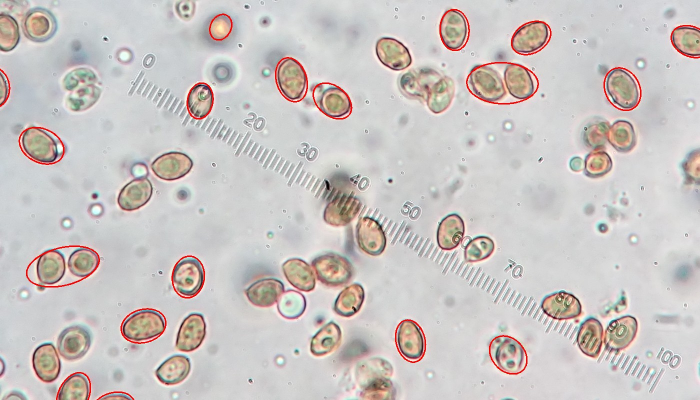
#> input picture tests/data/sample_ruler.jpg, 1400 x 800 px (shown at 1/2 size)
$ python -i calibration.py   (imports and definitions only)
#> lines starting #> are read from the running program, lines starting #| are printed output that depends on the picture; after the words box and inside, x2 and y2 are one past the last pixel; in counts of white or black regions, pixels touching at a corner belong together
### src/spore_size/colour.py
"""Photos with a strong colour cast (camera white balance far off).

The rest of the pipeline expects a near-neutral background: the scale bar
is found as colourless edges, spores by their yellow-brown and red-brown
colours. With a strong cast (e.g. a deep yellow background) every pixel is
saturated, and one channel can be nearly empty (blue ~0) while another is
clipped (red at 255).

Such photos are detected from the background colour. The scale bar is then
found in the single most informative channel, and the photo is corrected to
a neutral background in optical density (OD = -log10(pixel / background),
i.e. how much light each object absorbs, per channel). The background is
a smooth surface fitted across the field of view, since the cast is often
uneven (yellower on one side, more orange on the other); a surface this
smooth follows the lighting but not spores or tissue. Green and red are
kept, blue is extrapolated from them (brown pigment absorbs more towards
blue: OD_blue = 2 OD_green - OD_red), and the image is rebuilt on a neutral
grey background. Red clipped at 255 in the background understates red
absorption, so the red OD is scaled so that the scale bar -- an opaque,
neutral object present in every photo -- absorbs equally in red and green,
the way a grey card is used to set white balance.
"""

from __future__ import annotations

from typing import Final

import cv2
import numpy as np
from numpy.typing import NDArray

from ._types import Calibration, Image
from .fov import find_fov_circle, fov_mask

#: background saturation (OpenCV HSV, 0-255) above which a photo has a colour
#: cast; normal photos' backgrounds are near grey (0-25)
CAST_SATURATION: Final = 80
#: grey level of the background in a corrected photo, like a normal photo's
CORRECTED_BACKGROUND: Final = 170.0
#: bounds on the red OD gain taken from the scale bar
RED_GAIN_LIMITS: Final = (1.0, 4.0)


def background_colour(img_bgr: Image) -> NDArray[np.float64]:
    """Return the median BGR colour of the field of view (mostly background)."""
    gray = cv2.cvtColor(img_bgr, cv2.COLOR_BGR2GRAY)
    center, radius = find_fov_circle(gray)
    inner = fov_mask(gray.shape, center, radius, shrink=0.85) > 0
    return np.median(img_bgr[inner].astype(np.float64), axis=0)


def has_colour_cast(img_bgr: Image) -> bool:
    """Return True if the background is strongly coloured instead of near grey."""
    bg = np.clip(background_colour(img_bgr), 0, 255).astype(np.uint8)
    sat = cv2.cvtColor(bg.reshape(1, 1, 3), cv2.COLOR_BGR2HSV)[0, 0, 1]
    return bool(sat > CAST_SATURATION)


# [10 lines left out: function best_channel_image, not called in this run]


def _poly_terms(x: NDArray[np.float64], y: NDArray[np.float64]) -> NDArray[np.float64]:
    """Return the terms of a quadratic surface in x and y (scaled to about -1..1)."""
    return np.stack([np.ones_like(x), x, y, x * x, x * y, y * y], axis=-1)


# [67 lines left out: functions background_log_surface, _scale_bar_samples, correct_colour_cast, not called in this run]

### src/spore_size/fov.py
"""Detection of the circular microscope field of view (FOV)."""

from __future__ import annotations

import cv2
import numpy as np

from ._types import Image, Point
from .errors import PhotoRejected


def find_fov_circle(gray: Image, threshold: int = 20) -> tuple[Point, float]:
    """Return ((cx, cy), radius) of the bright circular field of view."""
    _, mask = cv2.threshold(gray, threshold, 255, cv2.THRESH_BINARY)
    cnts, _ = cv2.findContours(mask, cv2.RETR_EXTERNAL, cv2.CHAIN_APPROX_SIMPLE)
    if not cnts:
        raise RuntimeError("Could not locate the field of view (image is entirely dark)")
    c = max(cnts, key=cv2.contourArea)
    (x, y), radius = cv2.minEnclosingCircle(c)
    return (x, y), radius


def fov_mask(shape: tuple[int, ...], center: Point, radius: float, shrink: float = 1.0) -> Image:
    """Return a filled circular mask of the FOV, optionally shrunk by a factor."""
    out = np.zeros(shape[:2], np.uint8)
    cv2.circle(out, (int(center[0]), int(center[1])), int(radius * shrink), 255, -1)
    return out


# [16 lines left out: function check_micrograph, not called in this run]

### src/spore_size/calibration.py
"""Automatic calibration of the ocular-micrometer scale bar in a micrograph.

The scale bar is the diagonal "0....10....20....100" hatched ruler overlaid
on mushroom spore micrographs.

Pipeline:
 1. Locate the field-of-view circle, and the ruler as the densest blob of
    achromatic (low-saturation) edge pixels near the centre of the frame.
 2. Within that blob, find individual tick strokes with a probabilistic
    Hough transform and fit a line through their midpoints (PCA) to get an
    accurate angle + centre for the ruler.
 3. Rotate the image so the ruler is horizontal, take an intensity profile
    along it, and measure tick-to-tick spacing by peak detection. This is
    far more robust than trying to fit the whole line at once, because it
    only needs LOCAL periodicity, not a clean line across occluding spores.

Output: pixels-per-scale-unit for the image. Multiply by microns-per-unit
(1.0 for a standard 0-100 micron ocular scale -- ADJUST if your scale bar
uses a different convention) to get the microns-per-pixel calibration.
"""

from __future__ import annotations

from typing import Any

import cv2
import numpy as np
from numpy.typing import NDArray
from scipy.ndimage import gaussian_filter1d
from scipy.signal import find_peaks

from ._types import Calibration, Image, Point
from .colour import best_channel_image, has_colour_cast
from .errors import PhotoRejected
from .fov import find_fov_circle, fov_mask


def _achromatic_edges(img_bgr: Image, fov_center: Point, fov_radius: float) -> Image:
    """Return edge pixels that are colourless (like the ruler), inside the field of view."""
    hsv = cv2.cvtColor(img_bgr, cv2.COLOR_BGR2HSV)
    sat = hsv[:, :, 1]
    gray = cv2.cvtColor(img_bgr, cv2.COLOR_BGR2GRAY)

    inner_fov = fov_mask(img_bgr.shape, fov_center, fov_radius, shrink=0.85)
    low_sat = cv2.bitwise_and((sat < 35).astype(np.uint8) * 255, inner_fov)
    edges = cv2.Canny(gray, 40, 120)
    return cv2.bitwise_and(edges, edges, mask=low_sat)


def _ruler_region_mask(edges_achromatic: Image) -> Image:
    """Return a mask of the ruler: the largest region dense in colourless edges.

    Raises RuntimeError if no such region is found.
    """
    density = cv2.boxFilter((edges_achromatic > 0).astype(np.float32), -1, (25, 25))
    dense_mask = cv2.morphologyEx(
        (density > 0.10).astype(np.uint8) * 255, cv2.MORPH_CLOSE, np.ones((45, 45), np.uint8)
    )
    cnts, _ = cv2.findContours(dense_mask, cv2.RETR_EXTERNAL, cv2.CHAIN_APPROX_SIMPLE)
    if not cnts:
        raise RuntimeError("Could not locate ruler blob (no dense achromatic-edge region found)")
    best = max(cnts, key=cv2.contourArea)
    mask = np.zeros_like(dense_mask)
    cv2.drawContours(mask, [best], -1, 255, -1)
    return cv2.dilate(mask, np.ones((5, 5), np.uint8))


def _fit_ruler_line(edges_in_region: Image) -> dict[str, Any]:
    """Fit the ruler's centre line through the midpoints of its tick strokes.

    Returns a dict with angle_deg, center and n_ticks. Raises RuntimeError if
    too few tick segments are found.
    """
    lines = cv2.HoughLinesP(
        edges_in_region, 1, np.pi / 360, threshold=15, minLineLength=8, maxLineGap=2
    )
    if lines is None or len(lines) < 8:
        raise RuntimeError("Not enough tick segments detected to fit the ruler line")
    segs = lines.reshape(-1, 4)  # OpenCV 4 returns (N, 1, 4), OpenCV 5 returns (N, 4)
    mids = np.stack([(segs[:, 0] + segs[:, 2]) / 2, (segs[:, 1] + segs[:, 3]) / 2], axis=1)

    mean = mids.mean(axis=0)
    centered = mids - mean
    cov = centered.T @ centered
    evals, evecs = np.linalg.eigh(cov)
    direction = evecs[:, np.argmax(evals)]
    direction = direction / np.linalg.norm(direction)

    # drop points far off the fitted line (perpendicular outliers), refit centre
    perp = centered @ np.array([-direction[1], direction[0]])
    inlier = np.abs(perp) < max(3.0, 2.5 * np.std(perp))
    mids_in = mids[inlier]
    mean = mids_in.mean(axis=0)

    angle_deg = float(np.degrees(np.arctan2(direction[1], direction[0])))
    return {"angle_deg": angle_deg, "center": tuple(mean), "n_ticks": int(inlier.sum())}


def _regular_runs(peaks: NDArray[np.intp], px_per_tick: float, tol: float = 0.2) -> list[slice]:
    """Return slices of peaks covering each run of evenly spaced ticks."""
    ok = np.abs(np.diff(peaks) / px_per_tick - 1) < tol
    runs = []
    start = None
    for i, o in enumerate(ok):
        if o and start is None:
            start = i
        elif not o and start is not None:
            runs.append(slice(start, i + 1))
            start = None
    if start is not None:
        runs.append(slice(start, len(peaks)))
    return runs


def _longest_regular_run(peaks: NDArray[np.intp], px_per_tick: float, tol: float = 0.2) -> int:
    """Longest run of consecutive tick gaps within tol of the expected spacing."""
    runs = _regular_runs(peaks, px_per_tick, tol)
    return max((r.stop - r.start - 1 for r in runs), default=0)


def _fit_tick_spacing(peaks: NDArray[np.intp], px_per_tick: float) -> float:
    """Refine the tick spacing to sub-pixel precision.

    Tick positions are whole pixels, so the median gap is a whole number and
    can be off by up to half a pixel per tick (several percent). Instead, fit
    a straight line through the positions of the longest run of evenly spaced
    ticks against their tick number; its slope is the spacing.
    """
    runs = _regular_runs(peaks, px_per_tick)
    if not runs:
        return px_per_tick
    longest = max(runs, key=lambda r: r.stop - r.start)
    pos = peaks[longest].astype(float)
    if len(pos) < 3:
        return px_per_tick
    index = np.arange(len(pos))
    slope = np.polyfit(index, pos, 1)[0]
    return float(slope)


def _strip_ticks(
    rot: Image, cx: float, cy: float, strip_len: int, strip_half_h: int
) -> tuple[float, NDArray[np.float32], NDArray[np.intp]] | None:
    """Find ticks in one horizontal strip of the rotated image.

    Returns (px_per_tick, strip, tick positions), or None if too few ticks.
    """
    h, w = rot.shape[:2]
    x0, x1 = max(0, int(cx - strip_len / 2)), min(w, int(cx + strip_len / 2))
    y0, y1 = max(0, int(cy - strip_half_h)), min(h, int(cy + strip_half_h))
    if y1 <= y0 or x1 <= x0:
        return None
    strip = rot[y0:y1, x0:x1].astype(np.float32)
    profile = strip.min(axis=0)
    inv_s = gaussian_filter1d(255 - profile, sigma=1.5)
    peaks, _ = find_peaks(inv_s, distance=8, prominence=10)
    diffs = np.diff(peaks)
    if len(diffs) < 5:
        return None
    med = np.median(diffs)
    good = diffs[(diffs > med * 0.6) & (diffs < med * 1.4)]
    if len(good) == 0:
        return None
    return float(np.median(good)), strip, peaks


def _measure_spacing(
    gray: Image,
    center: Point,
    angle_deg: float,
    strip_len: int = 1600,
    strip_half_h: int = 25,
    search_px: int = 60,
    search_step: int = 4,
) -> tuple[float, int, NDArray[np.float32], NDArray[np.intp], Point]:
    """Measure the tick spacing along the ruler line.

    Rotates the image so the ruler is horizontal, takes the darkest value
    across a strip along it, and finds the ticks as peaks in that profile.
    The fitted line can sit beside the ticks (the printed numbers pull it
    sideways), so strips up to search_px either side are tried and the one
    with the longest run of evenly spaced ticks is used. The spacing is then
    refined to sub-pixel precision from that run (see _fit_tick_spacing).

    Returns (px_per_tick, number of ticks, strip, tick positions, centre of
    the chosen strip in image coordinates). Raises RuntimeError if too few
    ticks are found.
    """
    h, w = gray.shape[:2]
    M = cv2.getRotationMatrix2D(center, angle_deg, 1.0)
    rot = cv2.warpAffine(gray, M, (w, h))
    cx, cy = center

    best = None
    best_score = (-1, -1)
    for dy in range(-search_px, search_px + 1, search_step):
        found = _strip_ticks(rot, cx, cy + dy, strip_len, strip_half_h)
        if found is None:
            continue
        px_per_tick, strip, peaks = found
        score = (_longest_regular_run(peaks, px_per_tick), len(peaks))
        if score > best_score:
            best, best_score = (px_per_tick, strip, peaks, dy), score
    if best is None:
        raise RuntimeError("Not enough ticks found along the fitted ruler line")

    px_per_tick, strip, peaks, dy = best
    px_per_tick = _fit_tick_spacing(peaks, px_per_tick)
    # centre of the chosen strip, mapped back from the rotated image
    m_inv = cv2.invertAffineTransform(M)
    sx, sy = m_inv @ np.array([cx, cy + dy, 1.0])
    return px_per_tick, len(peaks), strip, peaks, (float(sx), float(sy))


def calibrate_image(
    img_bgr: Image,
    microns_per_tick: float = 1.0,
    min_regular_ticks: int = 8,
    debug_prefix: str | None = None,
) -> Calibration:
    """Detect the scale bar in a BGR image and return its calibration.

    The result has px_per_tick, microns_per_px, angle_deg, center, n_peaks
    and regular_run.

    If debug_prefix is given, writes <prefix>_calib_overlay.png (green line =
    detected ruler) and <prefix>_calib_strip.png (red lines = detected ticks).
    Raises PhotoRejected if no ruler with at least min_regular_ticks
    consecutive evenly spaced ticks is found (e.g. the line locked onto
    tissue texture instead of the scale bar).

    In a photo with a strong colour cast nothing is colourless, so the ruler
    is looked for in its most informative channel instead (see colour.py).
    """
    if has_colour_cast(img_bgr):
        img_bgr = best_channel_image(img_bgr)
    gray = cv2.cvtColor(img_bgr, cv2.COLOR_BGR2GRAY)
    fov_center, fov_radius = find_fov_circle(gray)

    edges = _achromatic_edges(img_bgr, fov_center, fov_radius)
    try:
        region_mask = _ruler_region_mask(edges)
        edges_region = cv2.bitwise_and(edges, edges, mask=region_mask)
        line = _fit_ruler_line(edges_region)
        px_per_tick, n_peaks, strip, peaks, ruler_center = _measure_spacing(
            gray, line["center"], line["angle_deg"]
        )
    except RuntimeError as e:
        raise PhotoRejected(f"scale bar not found ({e})") from e
    regular_run = _longest_regular_run(peaks, px_per_tick)

    microns_per_px = microns_per_tick / px_per_tick

    if debug_prefix:
        overlay = img_bgr.copy()
        cx, cy = ruler_center
        ang = np.radians(line["angle_deg"])
        d = np.array([np.cos(ang), np.sin(ang)])
        p0 = (int(cx - d[0] * 700), int(cy - d[1] * 700))
        p1 = (int(cx + d[0] * 700), int(cy + d[1] * 700))
        cv2.line(overlay, p0, p1, (0, 255, 0), 3)
        cv2.putText(
            overlay,
            f"{px_per_tick:.2f} px/unit ({microns_per_px:.4f} um/px)",
            (int(cx) - 250, int(cy) - 40),
            cv2.FONT_HERSHEY_SIMPLEX,
            1.1,
            (0, 140, 255),
            3,
        )
        cv2.imwrite(f"{debug_prefix}_calib_overlay.png", overlay)
        dbg_strip = cv2.cvtColor(strip.astype(np.uint8), cv2.COLOR_GRAY2BGR)
        for p in peaks:
            cv2.line(dbg_strip, (p, 0), (p, dbg_strip.shape[0]), (0, 0, 255), 1)
        cv2.imwrite(f"{debug_prefix}_calib_strip.png", dbg_strip)

    if regular_run < min_regular_ticks:
        raise PhotoRejected(
            f"scale bar not found reliably (only {regular_run} evenly "
            f"spaced ticks in a row; need {min_regular_ticks})"
        )

    return {
        "px_per_tick": px_per_tick,
        "microns_per_px": microns_per_px,
        "angle_deg": line["angle_deg"],
        "center": ruler_center,
        "n_peaks": n_peaks,
        "regular_run": regular_run,
    }

>>> import cv2
>>> picture = cv2.imread('../../tests/data/sample_ruler.jpg')
#> picture is the input picture: shape (800, 1400, 3); mean B, G, R 195.1, 197.1, 203
>>> result = calibrate_image(picture)
#> in find_fov_circle, `_, mask = cv2.threshold(gray, threshold, 255, cv2.THRESH_BINARY)`:
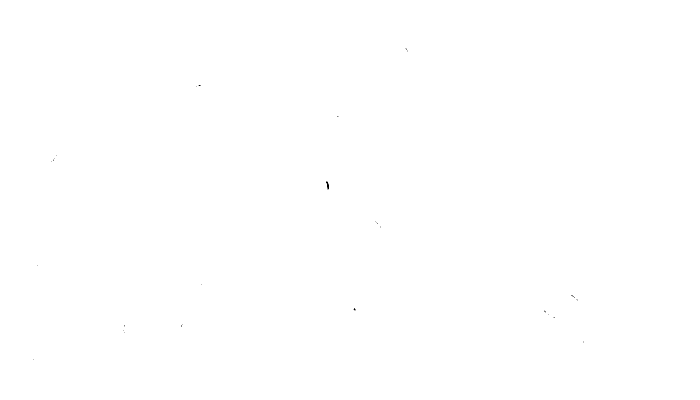
#> mask: shape (800, 1400) (shown at 1/2 size); 100% white; black in thin lines or dots, all inside (x1, y1, x2, y2) = (66, 96, 1168, 720)
#> in find_fov_circle, `cnts, _ = cv2.findContours(mask, cv2.RETR_EXTERNAL, cv2.CHAIN_APPROX_S..`: cnts = [[[0, 0], [0, 799], [1399, 799], [1399, 0]]]
#> in find_fov_circle, `c = max(cnts, key=cv2.contourArea)`: c = [[0, 0], [0, 799], [1399, 799], [1399, 0]]
#> in find_fov_circle, `(x, y), radius = cv2.minEnclosingCircle(c)`: x = 699.5; y = 399.5; radius = 805.5
#> in background_colour, `center, radius = find_fov_circle(gray)`: center = (699.5, 399.5); radius = 805.5
#> in fov_mask, `cv2.circle(out, (int(center[0]), int(center[1])), int(radius * shrink)..`:
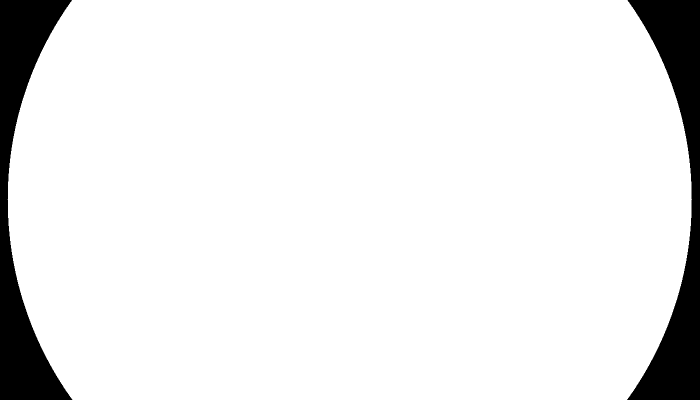
#> out: shape (800, 1400) (shown at 1/2 size); 91.8% white; 2 black regions, box (x1, y1, x2, y2) and area: (1254, 0, 1400, 800) 46244, (0, 0, 145, 800) 45444
#> in has_colour_cast, `bg = np.clip(background_colour(img_bgr), 0, 255).astype(np.uint8)`: bg = [208, 208, 208]
#> in has_colour_cast, `sat = cv2.cvtColor(bg.reshape(1, 1, 3), cv2.COLOR_BGR2HSV)[0, 0, 1]`: sat = 0
#> in calibrate_image, `fov_center, fov_radius = find_fov_circle(gray)`: fov_center = (699.5, 399.5); fov_radius = 805.5
#> in _achromatic_edges, `sat = hsv[:, :, 1]`:
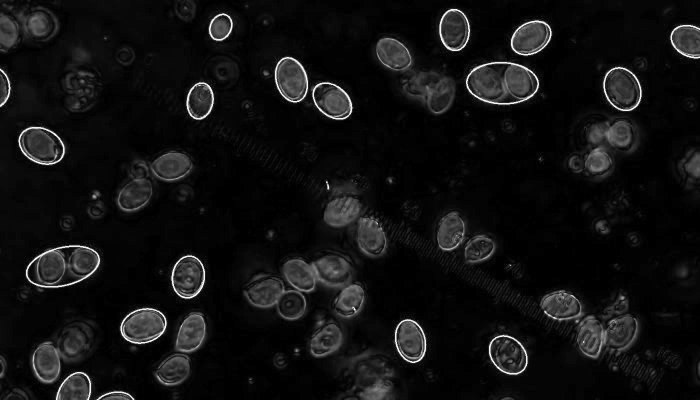
#> sat: shape (800, 1400) (shown at 1/2 size); min 0, max 255, mean 17.3
#> in _achromatic_edges, `low_sat = cv2.bitwise_and((sat < 35).astype(np.uint8) * 255, inner_fov)`:
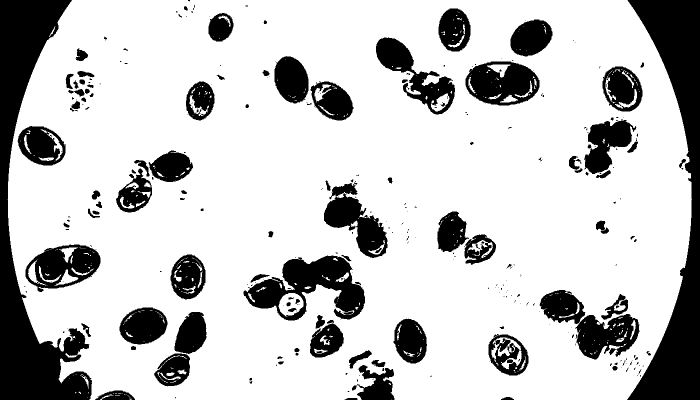
#> low_sat: shape (800, 1400) (shown at 1/2 size); 77.6% white; 321 black regions (205 under 20 px), largest, box (x1, y1, x2, y2) and area: (0, 0, 184, 800) 52121, (1254, 0, 1400, 800) 46595, (487, 511, 730, 641) 15133
#> in _achromatic_edges, `edges = cv2.Canny(gray, 40, 120)`:
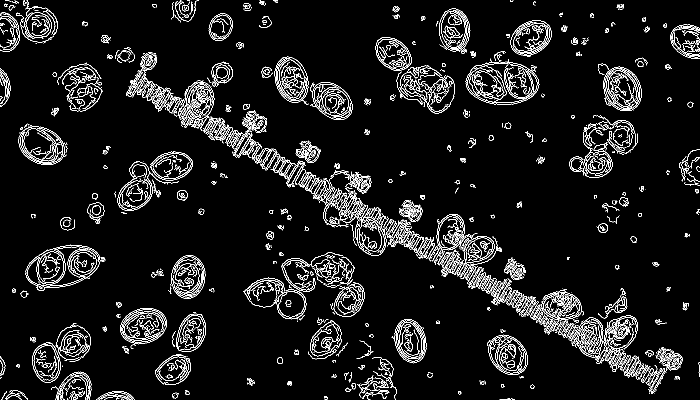
#> edges: shape (800, 1400) (shown at 1/2 size); 6.5% white in thin lines or dots
#> in _ruler_region_mask, `dense_mask = cv2.morphologyEx( (density > 0.10).astype(np.uint8) * 255..`:
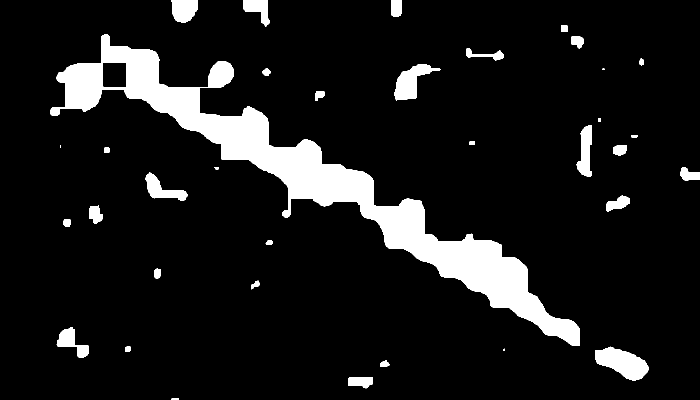
#> dense_mask: shape (800, 1400) (shown at 1/2 size); 9.9% white; 35 white regions (3 under 20 px)
#> in _ruler_region_mask, `cnts, _ = cv2.findContours(dense_mask, cv2.RETR_EXTERNAL, cv2.CHAIN_AP..`: cnts = 35 contours, 3 with area under 20; largest, box (x1, y1, x2, y2) and area: (101, 69, 1160, 691) 88038, (1191, 693, 1297, 761) 4158, (788, 128, 881, 201) 2906, (1152, 251, 1184, 353) 1900, (343, 0, 396, 45) 1880
#> in _ruler_region_mask, `best = max(cnts, key=cv2.contourArea)`: best = contour of 1008 points, box (x1, y1, x2, y2) (101, 69, 1160, 691), area 88038
#> in calibrate_image, `edges_region = cv2.bitwise_and(edges, edges, mask=region_mask)`:
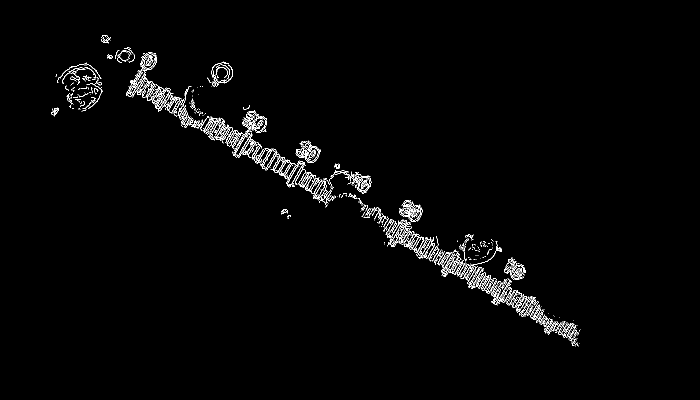
#> edges_region: shape (800, 1400) (shown at 1/2 size); 1.5% white in thin lines or dots, all inside (x1, y1, x2, y2) = (103, 70, 1161, 693)
#> in _fit_ruler_line, `lines = cv2.HoughLinesP( edges_in_region, 1, np.pi / 360, threshold=15..`: lines = 568 rows, first 6: [789, 471, 806, 480], [879, 505, 895, 514], [415, 233, 431, 243], [629, 386, 638, 391], [330, 207, 341, 213], [548, 308, 583, 328]
#> in _fit_ruler_line, `segs = lines.reshape(-1, 4)`: segs has the same summary as lines
#> (the rest of the program and of its run is left out)
